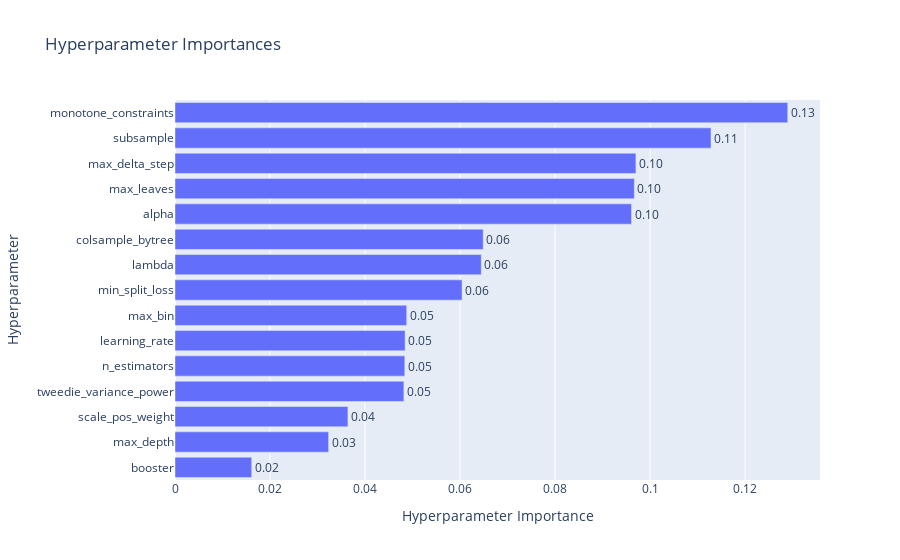

Source (notebook cell):
### Markdown cell above
# **[viz](https://optuna.readthedocs.io/en/stable/reference/visualization/generated/optuna.visualization.plot_contour.html)**

### Code cell
ov.plot_param_importances(study)

### Figure 1 — Plotly figure (JSON) as saved in the notebook; plotly's stock layout.template omitted (floating-point values rounded to 4 significant figures)
{"data": [{"cliponaxis": false, "hovertemplate": ["booster (CategoricalDistribution): 0.016144404247083573<extra></extra>", "max_depth (IntDistribution): 0.03233799408271192<extra></extra>", "scale_pos_weight (FloatDistribution): 0.03639849880558417<extra></extra>", "tweedie_variance_power (FloatDistribution): 0.048178792362737526<extra></extra>", "n_estimators (IntDistribution): 0.04836963101378873<extra></extra>", "learning_rate (FloatDistribution): 0.048434368360717926<extra></extra>", "max_bin (IntDistribution): 0.04876951421785741<extra></extra>", "min_split_loss (FloatDistribution): 0.060426099872473646<extra></extra>", "lambda (FloatDistribution): 0.06446847300915787<extra></extra>", "colsample_bytree (FloatDistribution): 0.06487515903229103<extra></extra>", "alpha (FloatDistribution): 0.0960931165596619<extra></extra>", "max_leaves (IntDistribution): 0.09668593181590641<extra></extra>", "max_delta_step (FloatDistribution): 0.09701658549874528<extra></extra>", "subsample (FloatDistribution): 0.11282611242716067<extra></extra>", "monotone_constraints (CategoricalDistribution): 0.12897531869412215<extra></extra>"], "name": "Objective Value", "orientation": "h", "text": ["0.02", "0.03", "0.04", "0.05", "0.05", "0.05", "0.05", "0.06", "0.06", "0.06", "0.10", "0.10", "0.10", "0.11", "0.13"], "textposition": "outside", "type": "bar", "x": [0.01614, 0.03234, 0.0364, 0.04818, 0.04837, 0.04843, 0.04877, 0.06043, 0.06447, 0.06488, 0.09609, 0.09669, 0.09702, 0.1128, 0.129], "y": ["booster", "max_depth", "scale_pos_weight", "tweedie_variance_power", "n_estimators", "learning_rate", "max_bin", "min_split_loss", "lambda", "colsample_bytree", "alpha", "max_leaves", "max_delta_step", "subsample", "monotone_constraints"]}], "layout": {"title": {"text": "Hyperparameter Importances"}, "xaxis": {"title": {"text": "Hyperparameter Importance"}}, "yaxis": {"title": {"text": "Hyperparameter"}}}}
